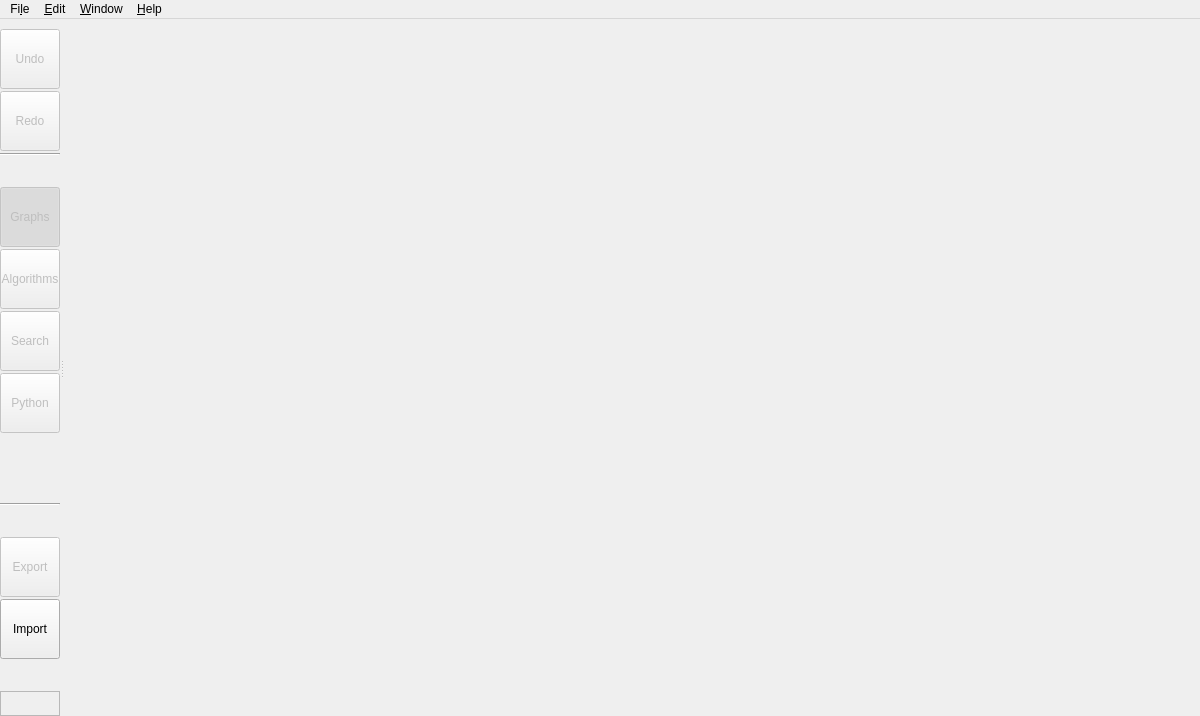
<?xml version="1.0" encoding="UTF-8"?>
<ui version="4.0">
 <class>TalipotMainWindow</class>
 <widget class="QMainWindow" name="TalipotMainWindow">
  <property name="geometry">
   <rect>
    <x>0</x>
    <y>0</y>
    <width>1200</width>
    <height>716</height>
   </rect>
  </property>
  <property name="contextMenuPolicy">
   <enum>Qt::NoContextMenu</enum>
  </property>
  <property name="windowTitle">
   <string/>
  </property>
  <property name="windowIcon">
   <iconset>
    <normaloff>:/talipot/gui/icons/logo32x32.png</normaloff>:/talipot/gui/icons/logo32x32.png</iconset>
  </property>
  <property name="dockNestingEnabled">
   <bool>true</bool>
  </property>
  <property name="dockOptions">
   <set>QMainWindow::AllowNestedDocks|QMainWindow::AnimatedDocks</set>
  </property>
  <widget class="QWidget" name="appWidget">
   <layout class="QHBoxLayout" name="horizontalLayout">
    <property name="spacing">
     <number>0</number>
    </property>
    <property name="leftMargin">
     <number>0</number>
    </property>
    <property name="topMargin">
     <number>0</number>
    </property>
    <property name="rightMargin">
     <number>0</number>
    </property>
    <property name="bottomMargin">
     <number>0</number>
    </property>
    <item>
     <widget class="QFrame" name="modeSwitcherPanel">
      <property name="sizePolicy">
       <sizepolicy hsizetype="Maximum" vsizetype="Preferred">
        <horstretch>0</horstretch>
        <verstretch>0</verstretch>
       </sizepolicy>
      </property>
      <property name="frameShape">
       <enum>QFrame::NoFrame</enum>
      </property>
      <property name="frameShadow">
       <enum>QFrame::Raised</enum>
      </property>
      <layout class="QVBoxLayout" name="verticalLayout_2">
       <property name="spacing">
        <number>2</number>
       </property>
       <property name="leftMargin">
        <number>0</number>
       </property>
       <property name="topMargin">
        <number>10</number>
       </property>
       <property name="rightMargin">
        <number>0</number>
       </property>
       <property name="bottomMargin">
        <number>0</number>
       </property>
       <item>
        <widget class="QToolButton" name="undoButton">
         <property name="enabled">
          <bool>false</bool>
         </property>
         <property name="minimumSize">
          <size>
           <width>60</width>
           <height>60</height>
          </size>
         </property>
         <property name="maximumSize">
          <size>
           <width>60</width>
           <height>60</height>
          </size>
         </property>
         <property name="text">
          <string>Undo</string>
         </property>
         <property name="iconSize">
          <size>
           <width>28</width>
           <height>28</height>
          </size>
         </property>
         <property name="toolButtonStyle">
          <enum>Qt::ToolButtonTextUnderIcon</enum>
         </property>
        </widget>
       </item>
       <item>
        <widget class="QToolButton" name="redoButton">
         <property name="enabled">
          <bool>false</bool>
         </property>
         <property name="minimumSize">
          <size>
           <width>60</width>
           <height>60</height>
          </size>
         </property>
         <property name="maximumSize">
          <size>
           <width>60</width>
           <height>60</height>
          </size>
         </property>
         <property name="text">
          <string>Redo</string>
         </property>
         <property name="iconSize">
          <size>
           <width>28</width>
           <height>28</height>
          </size>
         </property>
         <property name="toolButtonStyle">
          <enum>Qt::ToolButtonTextUnderIcon</enum>
         </property>
        </widget>
       </item>
       <item>
        <widget class="Line" name="line">
         <property name="orientation">
          <enum>Qt::Horizontal</enum>
         </property>
        </widget>
       </item>
       <item>
        <spacer name="verticalSpacer_2">
         <property name="orientation">
          <enum>Qt::Vertical</enum>
         </property>
         <property name="sizeHint" stdset="0">
          <size>
           <width>20</width>
           <height>40</height>
          </size>
         </property>
        </spacer>
       </item>
       <item>
        <widget class="QToolButton" name="graphsButton">
         <property name="enabled">
          <bool>false</bool>
         </property>
         <property name="minimumSize">
          <size>
           <width>60</width>
           <height>60</height>
          </size>
         </property>
         <property name="maximumSize">
          <size>
           <width>60</width>
           <height>60</height>
          </size>
         </property>
         <property name="text">
          <string>Graphs</string>
         </property>
         <property name="iconSize">
          <size>
           <width>28</width>
           <height>28</height>
          </size>
         </property>
         <property name="checkable">
          <bool>true</bool>
         </property>
         <property name="checked">
          <bool>true</bool>
         </property>
         <property name="toolButtonStyle">
          <enum>Qt::ToolButtonTextUnderIcon</enum>
         </property>
        </widget>
       </item>
       <item>
        <widget class="QToolButton" name="algorithmsButton">
         <property name="enabled">
          <bool>false</bool>
         </property>
         <property name="minimumSize">
          <size>
           <width>60</width>
           <height>60</height>
          </size>
         </property>
         <property name="maximumSize">
          <size>
           <width>60</width>
           <height>60</height>
          </size>
         </property>
         <property name="text">
          <string>Algorithms</string>
         </property>
         <property name="iconSize">
          <size>
           <width>28</width>
           <height>28</height>
          </size>
         </property>
         <property name="checkable">
          <bool>true</bool>
         </property>
         <property name="toolButtonStyle">
          <enum>Qt::ToolButtonTextUnderIcon</enum>
         </property>
        </widget>
       </item>
       <item>
        <widget class="QToolButton" name="searchButton">
         <property name="enabled">
          <bool>false</bool>
         </property>
         <property name="minimumSize">
          <size>
           <width>60</width>
           <height>60</height>
          </size>
         </property>
         <property name="maximumSize">
          <size>
           <width>60</width>
           <height>60</height>
          </size>
         </property>
         <property name="text">
          <string>Search</string>
         </property>
         <property name="iconSize">
          <size>
           <width>28</width>
           <height>28</height>
          </size>
         </property>
         <property name="checkable">
          <bool>true</bool>
         </property>
         <property name="toolButtonStyle">
          <enum>Qt::ToolButtonTextUnderIcon</enum>
         </property>
        </widget>
       </item>
       <item>
        <widget class="QToolButton" name="developButton">
         <property name="enabled">
          <bool>false</bool>
         </property>
         <property name="minimumSize">
          <size>
           <width>60</width>
           <height>60</height>
          </size>
         </property>
         <property name="maximumSize">
          <size>
           <width>60</width>
           <height>60</height>
          </size>
         </property>
         <property name="text">
          <string>Python</string>
         </property>
         <property name="iconSize">
          <size>
           <width>28</width>
           <height>28</height>
          </size>
         </property>
         <property name="checkable">
          <bool>false</bool>
         </property>
         <property name="toolButtonStyle">
          <enum>Qt::ToolButtonTextUnderIcon</enum>
         </property>
        </widget>
       </item>
       <item>
        <spacer name="verticalSpacer">
         <property name="orientation">
          <enum>Qt::Vertical</enum>
         </property>
         <property name="sizeHint" stdset="0">
          <size>
           <width>20</width>
           <height>40</height>
          </size>
         </property>
        </spacer>
       </item>
       <item>
        <widget class="QFrame" name="loggerFrame">
         <property name="minimumSize">
          <size>
           <width>0</width>
           <height>36</height>
          </size>
         </property>
         <property name="maximumSize">
          <size>
           <width>60</width>
           <height>36</height>
          </size>
         </property>
         <layout class="QVBoxLayout" name="verticalLayout_4">
          <property name="spacing">
           <number>0</number>
          </property>
          <property name="leftMargin">
           <number>0</number>
          </property>
          <property name="topMargin">
           <number>0</number>
          </property>
          <property name="rightMargin">
           <number>0</number>
          </property>
          <property name="bottomMargin">
           <number>0</number>
          </property>
          <item>
           <layout class="QHBoxLayout" name="horizontalLayout_2">
            <property name="spacing">
             <number>3</number>
            </property>
            <property name="leftMargin">
             <number>0</number>
            </property>
            <property name="rightMargin">
             <number>0</number>
            </property>
            <item>
             <spacer name="horizontalSpacer_6">
              <property name="orientation">
               <enum>Qt::Horizontal</enum>
              </property>
              <property name="sizeType">
               <enum>QSizePolicy::Preferred</enum>
              </property>
              <property name="sizeHint" stdset="0">
               <size>
                <width>20</width>
                <height>10</height>
               </size>
              </property>
             </spacer>
            </item>
            <item>
             <widget class="QFrame" name="loggerFrameWarning">
              <property name="maximumSize">
               <size>
                <width>16777215</width>
                <height>16777215</height>
               </size>
              </property>
              <layout class="QHBoxLayout" name="horizontalLayout_7">
               <property name="spacing">
                <number>2</number>
               </property>
               <property name="leftMargin">
                <number>0</number>
               </property>
               <property name="topMargin">
                <number>0</number>
               </property>
               <property name="rightMargin">
                <number>0</number>
               </property>
               <property name="bottomMargin">
                <number>0</number>
               </property>
               <item>
                <widget class="QLabel" name="loggerIconWarning">
                 <property name="sizePolicy">
                  <sizepolicy hsizetype="Preferred" vsizetype="Preferred">
                   <horstretch>0</horstretch>
                   <verstretch>0</verstretch>
                  </sizepolicy>
                 </property>
                 <property name="minimumSize">
                  <size>
                   <width>0</width>
                   <height>0</height>
                  </size>
                 </property>
                 <property name="maximumSize">
                  <size>
                   <width>16</width>
                   <height>16</height>
                  </size>
                 </property>
                 <property name="alignment">
                  <set>Qt::AlignRight|Qt::AlignTrailing|Qt::AlignVCenter</set>
                 </property>
                </widget>
               </item>
               <item>
                <widget class="QLabel" name="loggerMessageWarning">
                 <property name="sizePolicy">
                  <sizepolicy hsizetype="Preferred" vsizetype="Preferred">
                   <horstretch>0</horstretch>
                   <verstretch>0</verstretch>
                  </sizepolicy>
                 </property>
                 <property name="minimumSize">
                  <size>
                   <width>0</width>
                   <height>0</height>
                  </size>
                 </property>
                 <property name="maximumSize">
                  <size>
                   <width>16777215</width>
                   <height>16</height>
                  </size>
                 </property>
                 <property name="text">
                  <string/>
                 </property>
                </widget>
               </item>
              </layout>
             </widget>
            </item>
            <item>
             <widget class="QFrame" name="loggerFrameError">
              <property name="maximumSize">
               <size>
                <width>16777215</width>
                <height>16777215</height>
               </size>
              </property>
              <layout class="QHBoxLayout" name="horizontalLayout_8">
               <property name="spacing">
                <number>2</number>
               </property>
               <property name="leftMargin">
                <number>0</number>
               </property>
               <property name="topMargin">
                <number>0</number>
               </property>
               <property name="rightMargin">
                <number>0</number>
               </property>
               <property name="bottomMargin">
                <number>0</number>
               </property>
               <item>
                <widget class="QLabel" name="loggerIconError">
                 <property name="sizePolicy">
                  <sizepolicy hsizetype="Preferred" vsizetype="Preferred">
                   <horstretch>0</horstretch>
                   <verstretch>0</verstretch>
                  </sizepolicy>
                 </property>
                 <property name="minimumSize">
                  <size>
                   <width>0</width>
                   <height>0</height>
                  </size>
                 </property>
                 <property name="maximumSize">
                  <size>
                   <width>16</width>
                   <height>16</height>
                  </size>
                 </property>
                 <property name="alignment">
                  <set>Qt::AlignRight|Qt::AlignTrailing|Qt::AlignVCenter</set>
                 </property>
                </widget>
               </item>
               <item>
                <widget class="QLabel" name="loggerMessageError">
                 <property name="sizePolicy">
                  <sizepolicy hsizetype="Preferred" vsizetype="Preferred">
                   <horstretch>0</horstretch>
                   <verstretch>0</verstretch>
                  </sizepolicy>
                 </property>
                 <property name="minimumSize">
                  <size>
                   <width>0</width>
                   <height>0</height>
                  </size>
                 </property>
                 <property name="maximumSize">
                  <size>
                   <width>16777215</width>
                   <height>16</height>
                  </size>
                 </property>
                 <property name="text">
                  <string/>
                 </property>
                </widget>
               </item>
              </layout>
             </widget>
            </item>
            <item>
             <spacer name="horizontalSpacer_5">
              <property name="orientation">
               <enum>Qt::Horizontal</enum>
              </property>
              <property name="sizeType">
               <enum>QSizePolicy::Preferred</enum>
              </property>
              <property name="sizeHint" stdset="0">
               <size>
                <width>20</width>
                <height>10</height>
               </size>
              </property>
             </spacer>
            </item>
           </layout>
          </item>
          <item>
           <layout class="QHBoxLayout" name="horizontalLayout_10">
            <property name="spacing">
             <number>3</number>
            </property>
            <property name="leftMargin">
             <number>0</number>
            </property>
            <property name="rightMargin">
             <number>0</number>
            </property>
            <item>
             <spacer name="horizontalSpacer_3">
              <property name="orientation">
               <enum>Qt::Horizontal</enum>
              </property>
              <property name="sizeType">
               <enum>QSizePolicy::Preferred</enum>
              </property>
              <property name="sizeHint" stdset="0">
               <size>
                <width>40</width>
                <height>20</height>
               </size>
              </property>
             </spacer>
            </item>
            <item>
             <widget class="QFrame" name="loggerFrameInfo">
              <property name="maximumSize">
               <size>
                <width>16777215</width>
                <height>16777215</height>
               </size>
              </property>
              <layout class="QHBoxLayout" name="horizontalLayout_9">
               <property name="spacing">
                <number>2</number>
               </property>
               <property name="leftMargin">
                <number>0</number>
               </property>
               <property name="topMargin">
                <number>0</number>
               </property>
               <property name="rightMargin">
                <number>0</number>
               </property>
               <property name="bottomMargin">
                <number>0</number>
               </property>
               <item>
                <widget class="QLabel" name="loggerIconInfo">
                 <property name="sizePolicy">
                  <sizepolicy hsizetype="Preferred" vsizetype="Preferred">
                   <horstretch>0</horstretch>
                   <verstretch>0</verstretch>
                  </sizepolicy>
                 </property>
                 <property name="minimumSize">
                  <size>
                   <width>0</width>
                   <height>0</height>
                  </size>
                 </property>
                 <property name="maximumSize">
                  <size>
                   <width>16</width>
                   <height>16</height>
                  </size>
                 </property>
                 <property name="alignment">
                  <set>Qt::AlignRight|Qt::AlignTrailing|Qt::AlignVCenter</set>
                 </property>
                </widget>
               </item>
               <item>
                <widget class="QLabel" name="loggerMessageInfo">
                 <property name="sizePolicy">
                  <sizepolicy hsizetype="Preferred" vsizetype="Preferred">
                   <horstretch>0</horstretch>
                   <verstretch>0</verstretch>
                  </sizepolicy>
                 </property>
                 <property name="minimumSize">
                  <size>
                   <width>0</width>
                   <height>0</height>
                  </size>
                 </property>
                 <property name="maximumSize">
                  <size>
                   <width>16777215</width>
                   <height>16</height>
                  </size>
                 </property>
                 <property name="text">
                  <string/>
                 </property>
                 <property name="scaledContents">
                  <bool>false</bool>
                 </property>
                 <property name="alignment">
                  <set>Qt::AlignLeading|Qt::AlignLeft|Qt::AlignVCenter</set>
                 </property>
                </widget>
               </item>
              </layout>
             </widget>
            </item>
            <item>
             <widget class="QFrame" name="loggerFramePython">
              <property name="maximumSize">
               <size>
                <width>16777215</width>
                <height>16777215</height>
               </size>
              </property>
              <layout class="QHBoxLayout" name="horizontalLayout_4">
               <property name="spacing">
                <number>2</number>
               </property>
               <property name="leftMargin">
                <number>0</number>
               </property>
               <property name="topMargin">
                <number>0</number>
               </property>
               <property name="rightMargin">
                <number>0</number>
               </property>
               <property name="bottomMargin">
                <number>0</number>
               </property>
               <item>
                <widget class="QLabel" name="loggerIconPython">
                 <property name="sizePolicy">
                  <sizepolicy hsizetype="Preferred" vsizetype="Preferred">
                   <horstretch>0</horstretch>
                   <verstretch>0</verstretch>
                  </sizepolicy>
                 </property>
                 <property name="minimumSize">
                  <size>
                   <width>0</width>
                   <height>0</height>
                  </size>
                 </property>
                 <property name="maximumSize">
                  <size>
                   <width>16</width>
                   <height>16</height>
                  </size>
                 </property>
                 <property name="alignment">
                  <set>Qt::AlignRight|Qt::AlignTrailing|Qt::AlignVCenter</set>
                 </property>
                </widget>
               </item>
               <item>
                <widget class="QLabel" name="loggerMessagePython">
                 <property name="sizePolicy">
                  <sizepolicy hsizetype="Preferred" vsizetype="Preferred">
                   <horstretch>0</horstretch>
                   <verstretch>0</verstretch>
                  </sizepolicy>
                 </property>
                 <property name="minimumSize">
                  <size>
                   <width>0</width>
                   <height>0</height>
                  </size>
                 </property>
                 <property name="maximumSize">
                  <size>
                   <width>16777215</width>
                   <height>16</height>
                  </size>
                 </property>
                 <property name="text">
                  <string/>
                 </property>
                </widget>
               </item>
              </layout>
             </widget>
            </item>
            <item>
             <spacer name="horizontalSpacer_4">
              <property name="orientation">
               <enum>Qt::Horizontal</enum>
              </property>
              <property name="sizeType">
               <enum>QSizePolicy::Preferred</enum>
              </property>
              <property name="sizeHint" stdset="0">
               <size>
                <width>40</width>
                <height>20</height>
               </size>
              </property>
             </spacer>
            </item>
           </layout>
          </item>
         </layout>
        </widget>
       </item>
       <item>
        <widget class="Line" name="line_2">
         <property name="orientation">
          <enum>Qt::Horizontal</enum>
         </property>
        </widget>
       </item>
       <item>
        <spacer name="verticalSpacer_4">
         <property name="orientation">
          <enum>Qt::Vertical</enum>
         </property>
         <property name="sizeHint" stdset="0">
          <size>
           <width>20</width>
           <height>40</height>
          </size>
         </property>
        </spacer>
       </item>
       <item>
        <widget class="QToolButton" name="exportButton">
         <property name="enabled">
          <bool>false</bool>
         </property>
         <property name="minimumSize">
          <size>
           <width>60</width>
           <height>60</height>
          </size>
         </property>
         <property name="maximumSize">
          <size>
           <width>60</width>
           <height>60</height>
          </size>
         </property>
         <property name="text">
          <string>Export</string>
         </property>
         <property name="iconSize">
          <size>
           <width>28</width>
           <height>28</height>
          </size>
         </property>
         <property name="toolButtonStyle">
          <enum>Qt::ToolButtonTextUnderIcon</enum>
         </property>
        </widget>
       </item>
       <item>
        <widget class="QToolButton" name="importButton">
         <property name="minimumSize">
          <size>
           <width>60</width>
           <height>60</height>
          </size>
         </property>
         <property name="maximumSize">
          <size>
           <width>60</width>
           <height>60</height>
          </size>
         </property>
         <property name="text">
          <string>Import</string>
         </property>
         <property name="iconSize">
          <size>
           <width>28</width>
           <height>28</height>
          </size>
         </property>
         <property name="toolButtonStyle">
          <enum>Qt::ToolButtonTextUnderIcon</enum>
         </property>
        </widget>
       </item>
       <item>
        <spacer name="verticalSpacer_3">
         <property name="orientation">
          <enum>Qt::Vertical</enum>
         </property>
         <property name="sizeHint" stdset="0">
          <size>
           <width>20</width>
           <height>40</height>
          </size>
         </property>
        </spacer>
       </item>
       <item>
        <widget class="QFrame" name="frame">
         <property name="minimumSize">
          <size>
           <width>0</width>
           <height>25</height>
          </size>
         </property>
         <property name="maximumSize">
          <size>
           <width>16777215</width>
           <height>25</height>
          </size>
         </property>
         <property name="frameShape">
          <enum>QFrame::StyledPanel</enum>
         </property>
         <property name="frameShadow">
          <enum>QFrame::Raised</enum>
         </property>
         <property name="bottomFrame" stdset="0">
          <bool>true</bool>
         </property>
         <layout class="QHBoxLayout" name="horizontalLayout_5">
          <property name="leftMargin">
           <number>0</number>
          </property>
          <property name="topMargin">
           <number>0</number>
          </property>
          <property name="rightMargin">
           <number>0</number>
          </property>
          <property name="bottomMargin">
           <number>0</number>
          </property>
          <item>
           <widget class="QPushButton" name="sidebarButton">
            <property name="minimumSize">
             <size>
              <width>21</width>
              <height>21</height>
             </size>
            </property>
            <property name="maximumSize">
             <size>
              <width>21</width>
              <height>21</height>
             </size>
            </property>
            <property name="text">
             <string/>
            </property>
            <property name="icon">
             <iconset>
              <normaloff>:/talipot/gui/ui/sidebar.png</normaloff>:/talipot/gui/ui/sidebar.png</iconset>
            </property>
            <property name="flat">
             <bool>true</bool>
            </property>
           </widget>
          </item>
          <item>
           <widget class="QPushButton" name="menubarButton">
            <property name="minimumSize">
             <size>
              <width>21</width>
              <height>21</height>
             </size>
            </property>
            <property name="maximumSize">
             <size>
              <width>21</width>
              <height>21</height>
             </size>
            </property>
            <property name="text">
             <string/>
            </property>
            <property name="icon">
             <iconset>
              <normaloff>:/talipot/gui/ui/menubar.png</normaloff>:/talipot/gui/ui/menubar.png</iconset>
            </property>
            <property name="flat">
             <bool>true</bool>
            </property>
           </widget>
          </item>
         </layout>
        </widget>
       </item>
      </layout>
     </widget>
    </item>
    <item>
     <widget class="QWidget" name="mainWidget" native="true">
      <property name="minimumSize">
       <size>
        <width>500</width>
        <height>0</height>
       </size>
      </property>
      <layout class="QVBoxLayout" name="verticalLayout_7">
       <property name="spacing">
        <number>0</number>
       </property>
       <property name="leftMargin">
        <number>0</number>
       </property>
       <property name="topMargin">
        <number>0</number>
       </property>
       <property name="rightMargin">
        <number>0</number>
       </property>
       <property name="bottomMargin">
        <number>0</number>
       </property>
       <item>
        <widget class="QSplitter" name="mainSplitter">
         <property name="sizePolicy">
          <sizepolicy hsizetype="Preferred" vsizetype="Preferred">
           <horstretch>0</horstretch>
           <verstretch>0</verstretch>
          </sizepolicy>
         </property>
         <property name="orientation">
          <enum>Qt::Horizontal</enum>
         </property>
         <property name="handleWidth">
          <number>3</number>
         </property>
         <widget class="QStackedWidget" name="docksWidget">
          <widget class="GraphHierarchiesEditor" name="graphHierarchiesEditor"/>
          <widget class="SearchWidget" name="searchWidget"/>
          <widget class="AlgorithmRunner" name="algorithmRunner"/>
         </widget>
         <widget class="tlp::Workspace" name="workspace" native="true"/>
        </widget>
       </item>
      </layout>
     </widget>
    </item>
   </layout>
  </widget>
  <widget class="QMenuBar" name="menubar">
   <property name="geometry">
    <rect>
     <x>0</x>
     <y>0</y>
     <width>1200</width>
     <height>30</height>
    </rect>
   </property>
   <widget class="QMenu" name="menuEdit">
    <property name="title">
     <string>&amp;Edit</string>
    </property>
    <widget class="QMenu" name="menuDelete">
     <property name="title">
      <string>&amp;Delete</string>
     </property>
     <addaction name="actionDelete"/>
     <addaction name="actionDelete_from_the_root_graph"/>
     <addaction name="actionDelete_all"/>
    </widget>
    <widget class="QMenu" name="menuSelect">
     <property name="title">
      <string>&amp;Select</string>
     </property>
     <addaction name="actionSelect_All"/>
     <addaction name="actionSelect_All_Nodes"/>
     <addaction name="actionSelect_All_Edges"/>
    </widget>
    <widget class="QMenu" name="menuCreate">
     <property name="title">
      <string>Cr&amp;eate Subgraph</string>
     </property>
     <addaction name="actionCreate_empty_sub_graph"/>
     <addaction name="actionCreate_sub_graph"/>
     <addaction name="actionClone_sub_graph"/>
    </widget>
    <addaction name="actionUndo"/>
    <addaction name="actionRedo"/>
    <addaction name="separator"/>
    <addaction name="actionCut"/>
    <addaction name="actionCopy"/>
    <addaction name="actionPaste"/>
    <addaction name="separator"/>
    <addaction name="menuCreate"/>
    <addaction name="menuDelete"/>
    <addaction name="separator"/>
    <addaction name="menuSelect"/>
    <addaction name="actionInvert_selection"/>
    <addaction name="actionCancel_selection"/>
    <addaction name="actionMake_selection_a_graph"/>
    <addaction name="actionReverse_selected_edges"/>
    <addaction name="separator"/>
    <addaction name="actionGroup_elements"/>
    <addaction name="separator"/>
    <addaction name="separator"/>
    <addaction name="actionPreferences"/>
    <addaction name="actionColor_scales_management"/>
   </widget>
   <widget class="QMenu" name="menuWindow">
    <property name="title">
     <string>&amp;Window</string>
    </property>
    <addaction name="actionFull_screen"/>
    <addaction name="action_Close_All"/>
    <addaction name="actionGraphs"/>
    <addaction name="actionAlgorithms"/>
    <addaction name="actionSearch"/>
    <addaction name="actionPython_IDE"/>
    <addaction name="actionMessages_log"/>
   </widget>
   <widget class="QMenu" name="menuHelp">
    <property name="title">
     <string>&amp;Help</string>
    </property>
    <addaction name="actionShowUserDocumentation"/>
    <addaction name="actionShowAPIDocumentation"/>
    <addaction name="actionShowPythonDocumentation"/>
    <addaction name="actionPlugins_Center"/>
    <addaction name="actionAbout_us"/>
   </widget>
   <widget class="QMenu" name="menuFile">
    <property name="title">
     <string>Fi&amp;le</string>
    </property>
    <widget class="QMenu" name="menuOpen_recent_file">
     <property name="title">
      <string>Open &amp;recent</string>
     </property>
    </widget>
    <addaction name="actionNewProject"/>
    <addaction name="actionOpen_Project"/>
    <addaction name="menuOpen_recent_file"/>
    <addaction name="actionSave_Project"/>
    <addaction name="actionSave_Project_as"/>
    <addaction name="separator"/>
    <addaction name="actionImport"/>
    <addaction name="actionImport_CSV"/>
    <addaction name="actionNew_graph"/>
    <addaction name="separator"/>
    <addaction name="actionExit"/>
   </widget>
   <addaction name="menuFile"/>
   <addaction name="menuEdit"/>
   <addaction name="menuWindow"/>
   <addaction name="menuHelp"/>
  </widget>
  <action name="actionNewProject">
   <property name="text">
    <string>&amp;New project</string>
   </property>
   <property name="shortcut">
    <string>Ctrl+Shift+N</string>
   </property>
  </action>
  <action name="actionSave_Project">
   <property name="text">
    <string>&amp;Save</string>
   </property>
   <property name="shortcut">
    <string>Ctrl+S</string>
   </property>
  </action>
  <action name="actionSave_Project_as">
   <property name="text">
    <string>Sa&amp;ve as</string>
   </property>
   <property name="shortcut">
    <string>Ctrl+Shift+S</string>
   </property>
  </action>
  <action name="actionImport">
   <property name="text">
    <string>I&amp;mport</string>
   </property>
   <property name="shortcut">
    <string>Ctrl+Shift+O</string>
   </property>
  </action>
  <action name="actionExit">
   <property name="text">
    <string>&amp;Exit</string>
   </property>
   <property name="shortcut">
    <string>Ctrl+Q</string>
   </property>
  </action>
  <action name="actionUndo">
   <property name="enabled">
    <bool>false</bool>
   </property>
   <property name="text">
    <string>&amp;Undo</string>
   </property>
   <property name="shortcut">
    <string>Ctrl+Z</string>
   </property>
  </action>
  <action name="actionRedo">
   <property name="enabled">
    <bool>false</bool>
   </property>
   <property name="text">
    <string>&amp;Redo</string>
   </property>
   <property name="shortcut">
    <string>Ctrl+Y</string>
   </property>
  </action>
  <action name="actionCut">
   <property name="enabled">
    <bool>false</bool>
   </property>
   <property name="text">
    <string>&amp;Cut</string>
   </property>
   <property name="shortcut">
    <string>Ctrl+X</string>
   </property>
  </action>
  <action name="actionCopy">
   <property name="enabled">
    <bool>false</bool>
   </property>
   <property name="text">
    <string>C&amp;opy</string>
   </property>
   <property name="shortcut">
    <string>Ctrl+C</string>
   </property>
  </action>
  <action name="actionPaste">
   <property name="enabled">
    <bool>false</bool>
   </property>
   <property name="text">
    <string>&amp;Paste</string>
   </property>
   <property name="shortcut">
    <string>Ctrl+V</string>
   </property>
  </action>
  <action name="actionDelete">
   <property name="enabled">
    <bool>false</bool>
   </property>
   <property name="text">
    <string>&amp;Delete selection</string>
   </property>
   <property name="shortcut">
    <string>Del</string>
   </property>
  </action>
  <action name="actionSelect_All">
   <property name="enabled">
    <bool>false</bool>
   </property>
   <property name="text">
    <string>&amp;Select all</string>
   </property>
   <property name="shortcut">
    <string>Ctrl+A</string>
   </property>
  </action>
  <action name="actionInvert_selection">
   <property name="enabled">
    <bool>false</bool>
   </property>
   <property name="text">
    <string>&amp;Invert selection</string>
   </property>
   <property name="shortcut">
    <string>Ctrl+I</string>
   </property>
  </action>
  <action name="actionCancel_selection">
   <property name="enabled">
    <bool>false</bool>
   </property>
   <property name="text">
    <string>Ca&amp;ncel selection</string>
   </property>
   <property name="shortcut">
    <string>Ctrl+Shift+A</string>
   </property>
  </action>
  <action name="actionGroup_elements">
   <property name="enabled">
    <bool>false</bool>
   </property>
   <property name="text">
    <string>&amp;Group elements</string>
   </property>
   <property name="shortcut">
    <string>Ctrl+G</string>
   </property>
  </action>
  <action name="actionCreate_sub_graph">
   <property name="enabled">
    <bool>false</bool>
   </property>
   <property name="text">
    <string>Create subgraph &amp;from selection</string>
   </property>
   <property name="shortcut">
    <string>Ctrl+Shift+G</string>
   </property>
  </action>
  <action name="actionPreferences">
   <property name="text">
    <string>Pre&amp;ferences...</string>
   </property>
   <property name="shortcut">
    <string>Ctrl+,</string>
   </property>
  </action>
  <action name="actionFull_screen">
   <property name="checkable">
    <bool>true</bool>
   </property>
   <property name="text">
    <string>Full &amp;Screen</string>
   </property>
   <property name="shortcut">
    <string>F11</string>
   </property>
  </action>
  <action name="actionShowUserDocumentation">
   <property name="icon">
    <iconset>
     <normaloff>:/talipot/gui/icons/logo32x32.png</normaloff>:/talipot/gui/icons/logo32x32.png</iconset>
   </property>
   <property name="text">
    <string>&amp;User HandBook</string>
   </property>
   <property name="shortcut">
    <string>Ctrl+?</string>
   </property>
  </action>
  <action name="actionShowDevelDocumentation">
   <property name="text">
    <string>&amp;Developer HandBook</string>
   </property>
   <property name="shortcut">
    <string>Ctrl+D</string>
   </property>
  </action>
  <action name="actionShowPythonDocumentation">
   <property name="text">
    <string>&amp;Python Documentation</string>
   </property>
   <property name="shortcut">
    <string>Ctrl+P</string>
   </property>
  </action>
  <action name="actionAbout_us">
   <property name="text">
    <string>&amp;About Talipot</string>
   </property>
   <property name="shortcut">
    <string>F1</string>
   </property>
  </action>
  <action name="actionPlugins_Center">
   <property name="text">
    <string>Plugin &amp;Center</string>
   </property>
  </action>
  <action name="actionImport_CSV">
   <property name="text">
    <string>&amp;Import CSV</string>
   </property>
  </action>
  <action name="actionMessages_log">
   <property name="text">
    <string>&amp;Message log</string>
   </property>
   <property name="shortcut">
    <string>Ctrl+M</string>
   </property>
  </action>
  <action name="actionExport">
   <property name="text">
    <string>Export</string>
   </property>
   <property name="shortcut">
    <string>Ctrl+E</string>
   </property>
  </action>
  <action name="actionOpen_Project">
   <property name="text">
    <string>&amp;Open</string>
   </property>
   <property name="shortcut">
    <string>Ctrl+O</string>
   </property>
  </action>
  <action name="actionAlgorithms">
   <property name="text">
    <string>&amp;Algorithms</string>
   </property>
   <property name="shortcut">
    <string>Ctrl+Alt+H</string>
   </property>
  </action>
  <action name="actionSave_graph_to_file">
   <property name="text">
    <string>Save graph to file</string>
   </property>
  </action>
  <action name="actionCreate_empty_sub_graph">
   <property name="text">
    <string>Create &amp;empty subgraph</string>
   </property>
  </action>
  <action name="actionClone_sub_graph">
   <property name="text">
    <string>Create c&amp;lone subgraph</string>
   </property>
  </action>
  <action name="actionNew_graph">
   <property name="text">
    <string>New &amp;graph</string>
   </property>
   <property name="shortcut">
    <string>Ctrl+N</string>
   </property>
  </action>
  <action name="action_Close_All">
   <property name="text">
    <string>&amp;Close all views</string>
   </property>
  </action>
  <action name="actionColor_scales_management">
   <property name="text">
    <string>Color scales &amp;management</string>
   </property>
  </action>
  <action name="actionMake_selection_a_graph">
   <property name="enabled">
    <bool>false</bool>
   </property>
   <property name="text">
    <string>Ma&amp;ke selection a graph</string>
   </property>
  </action>
  <action name="actionDelete_from_the_root_graph">
   <property name="text">
    <string>Delete selection from t&amp;he root graph</string>
   </property>
   <property name="shortcut">
    <string>Shift+Del</string>
   </property>
  </action>
  <action name="actionReverse_selected_edges">
   <property name="enabled">
    <bool>false</bool>
   </property>
   <property name="text">
    <string>Re&amp;verse selected edges</string>
   </property>
  </action>
  <action name="actionDelete_all">
   <property name="text">
    <string>D&amp;elete all</string>
   </property>
  </action>
  <action name="actionSelect_All_Nodes">
   <property name="text">
    <string>Select all &amp;nodes</string>
   </property>
  </action>
  <action name="actionSelect_All_Edges">
   <property name="text">
    <string>Select all &amp;edges</string>
   </property>
  </action>
  <action name="actionPython_IDE">
   <property name="text">
    <string>&amp;Python</string>
   </property>
   <property name="shortcut">
    <string>Ctrl+Alt+P</string>
   </property>
  </action>
  <action name="actionShowAPIDocumentation">
   <property name="text">
    <string>AP&amp;I Documentation</string>
   </property>
  </action>
  <action name="actionShow_Menubar">
   <property name="checkable">
    <bool>true</bool>
   </property>
   <property name="checked">
    <bool>true</bool>
   </property>
   <property name="text">
    <string>Show Menubar</string>
   </property>
   <property name="shortcut">
    <string>Ctrl+Shift+M</string>
   </property>
  </action>
  <action name="actionSearch">
   <property name="text">
    <string>S&amp;earch</string>
   </property>
   <property name="shortcut">
    <string>Ctrl+F</string>
   </property>
  </action>
  <action name="actionGraphs">
   <property name="text">
    <string>&amp;Graphs</string>
   </property>
   <property name="shortcut">
    <string>Ctrl+Alt+G</string>
   </property>
  </action>
 </widget>
 <customwidgets>
  <customwidget>
   <class>GraphHierarchiesEditor</class>
   <extends>QWidget</extends>
   <header>GraphHierarchiesEditor.h</header>
   <container>1</container>
  </customwidget>
  <customwidget>
   <class>AlgorithmRunner</class>
   <extends>QWidget</extends>
   <header>AlgorithmRunner.h</header>
   <container>1</container>
  </customwidget>
  <customwidget>
   <class>tlp::Workspace</class>
   <extends>QWidget</extends>
   <header location="global">talipot/Workspace.h</header>
   <container>1</container>
   <slots>
    <signal>panelFocused(tlp::View*)</signal>
    <slot>switchToStartupMode()</slot>
    <slot>switchToSingleMode()</slot>
    <slot>switchToSplitMode()</slot>
    <slot>switchToSplit3Mode()</slot>
    <slot>switchToSplit32Mode()</slot>
    <slot>switchToGridMode()</slot>
    <slot>nextPage()</slot>
    <slot>previousPage()</slot>
    <slot>expose(bool)</slot>
    <slot>switchToSixMode()</slot>
    <slot>switchToSplitHorizontalMode()</slot>
   </slots>
  </customwidget>
  <customwidget>
   <class>SearchWidget</class>
   <extends>QWidget</extends>
   <header>SearchWidget.h</header>
   <container>1</container>
  </customwidget>
 </customwidgets>
 <resources>
  <include location="../resources/TalipotApp.qrc"/>
 </resources>
 <connections>
  <connection>
   <sender>importButton</sender>
   <signal>clicked()</signal>
   <receiver>actionImport</receiver>
   <slot>trigger()</slot>
   <hints>
    <hint type="sourcelabel">
     <x>37</x>
     <y>584</y>
    </hint>
    <hint type="destinationlabel">
     <x>-1</x>
     <y>-1</y>
    </hint>
   </hints>
  </connection>
  <connection>
   <sender>actionExit</sender>
   <signal>triggered()</signal>
   <receiver>TalipotMainWindow</receiver>
   <slot>close()</slot>
   <hints>
    <hint type="sourcelabel">
     <x>-1</x>
     <y>-1</y>
    </hint>
    <hint type="destinationlabel">
     <x>535</x>
     <y>354</y>
    </hint>
   </hints>
  </connection>
  <connection>
   <sender>undoButton</sender>
   <signal>clicked()</signal>
   <receiver>actionUndo</receiver>
   <slot>trigger()</slot>
   <hints>
    <hint type="sourcelabel">
     <x>37</x>
     <y>72</y>
    </hint>
    <hint type="destinationlabel">
     <x>-1</x>
     <y>-1</y>
    </hint>
   </hints>
  </connection>
  <connection>
   <sender>redoButton</sender>
   <signal>clicked()</signal>
   <receiver>actionRedo</receiver>
   <slot>trigger()</slot>
   <hints>
    <hint type="sourcelabel">
     <x>37</x>
     <y>151</y>
    </hint>
    <hint type="destinationlabel">
     <x>-1</x>
     <y>-1</y>
    </hint>
   </hints>
  </connection>
 </connections>
</ui>
